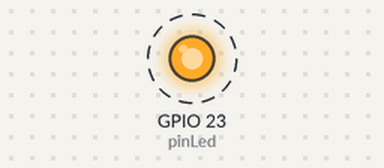
Simulated run of this sketch. Board: ESP32. On the bench: output pins drawn as LEDs (lit = HIGH). Dashed ring = blinking. What the sketch prints to the serial monitor is not drawn.

Above: at 0.2 s.
Timing chart, 0 to 3.0 s (numbered marks = the images above):
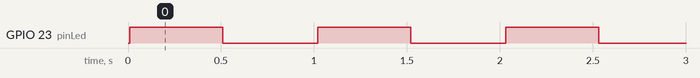

The sketch:

Blinking_LED.ino
```cpp
const int pinLed = 23;
void setup() {
  // put your setup code here, to run once:
  Serial.begin(115200);
  Serial.println("Hello, ESP32!");
  pinMode(pinLed, OUTPUT);
}

void loop() {
  // put your main code here, to run repeatedly:
  delay(10); // this speeds up the simulation
  digitalWrite(pinLed, HIGH);
  delay(500);
  digitalWrite(pinLed,LOW);
  delay(500);
}
```

Measured:
- by itself, GPIO 23 (pinLed): alternates HIGH for 0.50 s and LOW for 0.51 s
